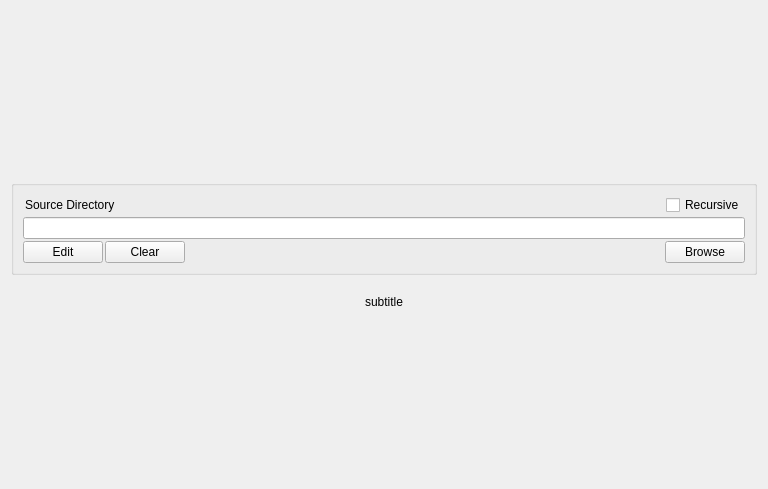
<?xml version="1.0" encoding="UTF-8"?>
<ui version="4.0">
 <class>InputWidget</class>
 <widget class="QWidget" name="InputWidget">
  <property name="geometry">
   <rect>
    <x>0</x>
    <y>0</y>
    <width>768</width>
    <height>489</height>
   </rect>
  </property>
  <property name="maximumSize">
   <size>
    <width>768</width>
    <height>16777215</height>
   </size>
  </property>
  <property name="windowTitle">
   <string>Form</string>
  </property>
  <layout class="QVBoxLayout" name="verticalLayout">
   <property name="spacing">
    <number>4</number>
   </property>
   <property name="topMargin">
    <number>4</number>
   </property>
   <property name="bottomMargin">
    <number>4</number>
   </property>
   <item>
    <spacer name="verticalSpacer_2">
     <property name="orientation">
      <enum>Qt::Vertical</enum>
     </property>
     <property name="sizeHint" stdset="0">
      <size>
       <width>20</width>
       <height>40</height>
      </size>
     </property>
    </spacer>
   </item>
   <item>
    <widget class="QGroupBox" name="groupBox">
     <property name="title">
      <string/>
     </property>
     <property name="alignment">
      <set>Qt::AlignCenter</set>
     </property>
     <layout class="QVBoxLayout" name="verticalLayout_2">
      <property name="spacing">
       <number>2</number>
      </property>
      <item>
       <layout class="QHBoxLayout" name="horizontalLayout_2">
        <item>
         <widget class="QLabel" name="label">
          <property name="text">
           <string>Source Directory</string>
          </property>
          <property name="alignment">
           <set>Qt::AlignLeading|Qt::AlignLeft|Qt::AlignVCenter</set>
          </property>
          <property name="indent">
           <number>2</number>
          </property>
         </widget>
        </item>
        <item>
         <spacer name="horizontalSpacer_2">
          <property name="orientation">
           <enum>Qt::Horizontal</enum>
          </property>
          <property name="sizeHint" stdset="0">
           <size>
            <width>40</width>
            <height>20</height>
           </size>
          </property>
         </spacer>
        </item>
        <item>
         <widget class="QCheckBox" name="checkboxRecursive">
          <property name="sizePolicy">
           <sizepolicy hsizetype="Maximum" vsizetype="Fixed">
            <horstretch>0</horstretch>
            <verstretch>0</verstretch>
           </sizepolicy>
          </property>
          <property name="text">
           <string>Recursive</string>
          </property>
         </widget>
        </item>
       </layout>
      </item>
      <item>
       <widget class="QLineEdit" name="inputBox">
        <property name="sizePolicy">
         <sizepolicy hsizetype="Expanding" vsizetype="Fixed">
          <horstretch>0</horstretch>
          <verstretch>0</verstretch>
         </sizepolicy>
        </property>
        <property name="readOnly">
         <bool>true</bool>
        </property>
        <property name="clearButtonEnabled">
         <bool>false</bool>
        </property>
       </widget>
      </item>
      <item>
       <layout class="QHBoxLayout" name="horizontalLayout">
        <item>
         <widget class="QPushButton" name="btnEdit">
          <property name="text">
           <string>Edit</string>
          </property>
         </widget>
        </item>
        <item>
         <widget class="QPushButton" name="btnClear">
          <property name="text">
           <string>Clear</string>
          </property>
         </widget>
        </item>
        <item>
         <spacer name="horizontalSpacer">
          <property name="orientation">
           <enum>Qt::Horizontal</enum>
          </property>
          <property name="sizeHint" stdset="0">
           <size>
            <width>40</width>
            <height>20</height>
           </size>
          </property>
         </spacer>
        </item>
        <item>
         <widget class="QPushButton" name="btnBrowse">
          <property name="text">
           <string>Browse</string>
          </property>
         </widget>
        </item>
       </layout>
      </item>
     </layout>
    </widget>
   </item>
   <item>
    <widget class="QLabel" name="labelSubtitle">
     <property name="minimumSize">
      <size>
       <width>0</width>
       <height>30</height>
      </size>
     </property>
     <property name="text">
      <string>subtitle</string>
     </property>
     <property name="alignment">
      <set>Qt::AlignBottom|Qt::AlignHCenter</set>
     </property>
     <property name="margin">
      <number>0</number>
     </property>
    </widget>
   </item>
   <item>
    <spacer name="verticalSpacer">
     <property name="orientation">
      <enum>Qt::Vertical</enum>
     </property>
     <property name="sizeHint" stdset="0">
      <size>
       <width>20</width>
       <height>40</height>
      </size>
     </property>
    </spacer>
   </item>
  </layout>
 </widget>
 <resources/>
 <connections/>
</ui>
